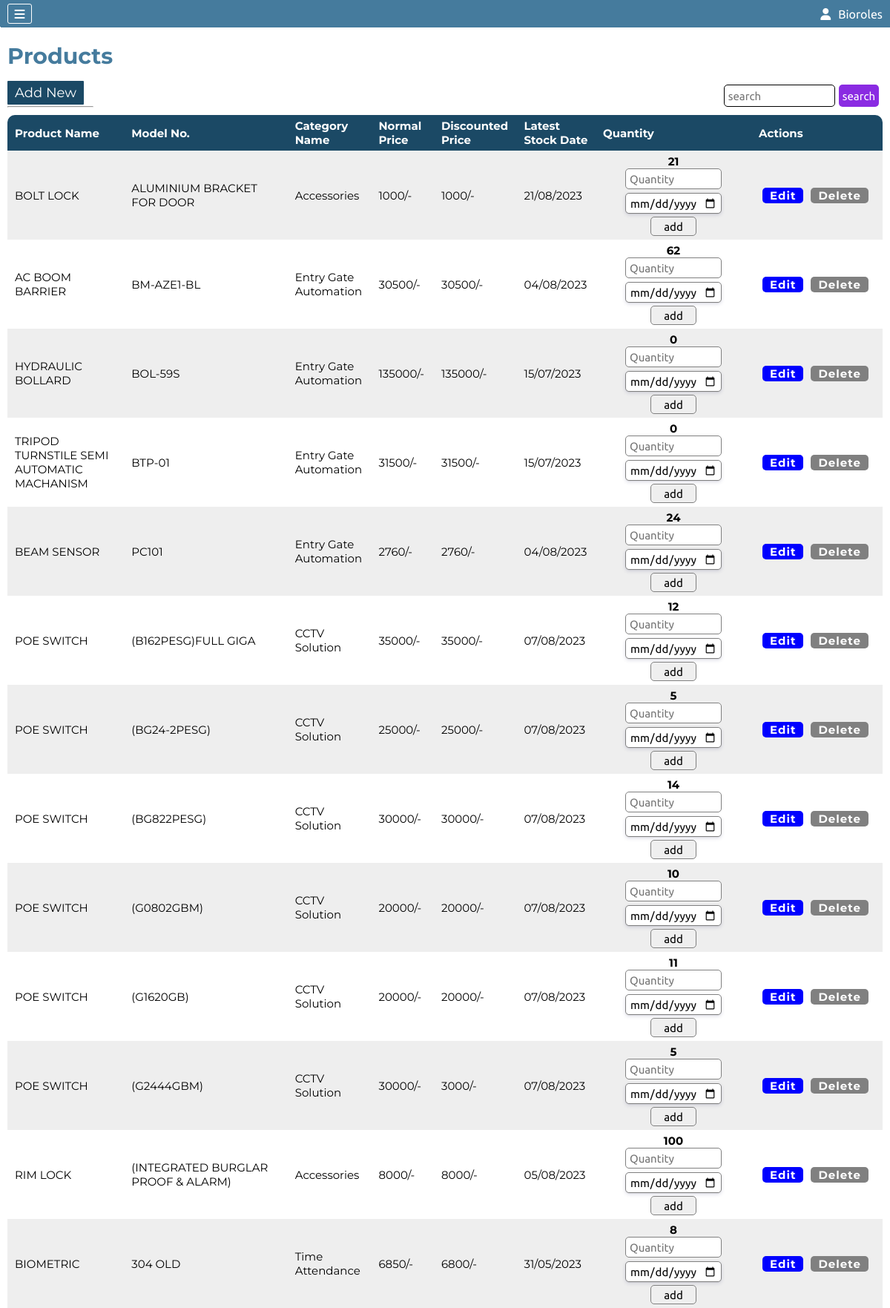
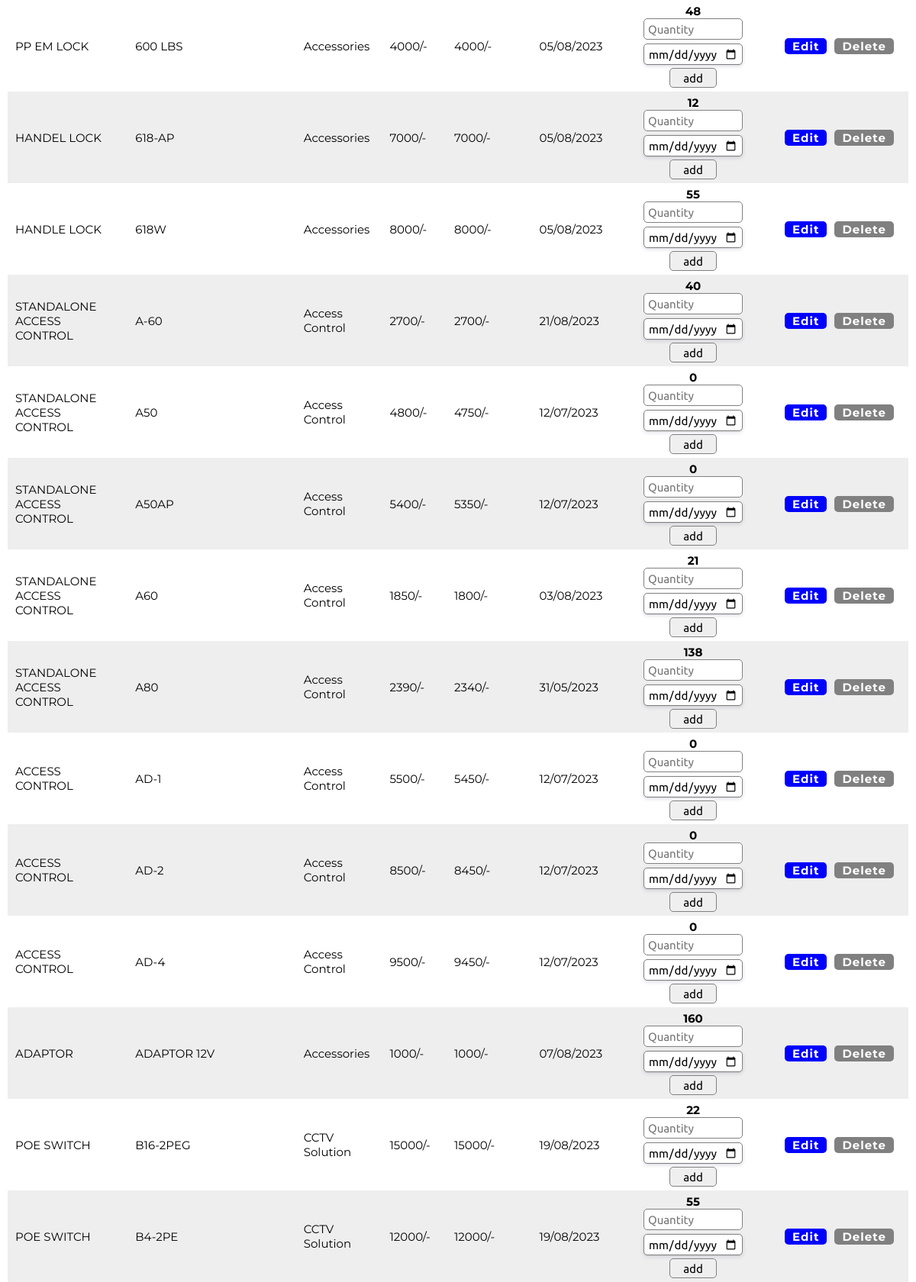
The app's page /product.php (signed in, upper part) with its own data (2 pictures, top to bottom).
### tables this page shows
CREATE TABLE `company` (
  `Company_Id` int(11) NOT NULL AUTO_INCREMENT,
  `userId` int(11) NOT NULL DEFAULT 0,
  `Admin_Type` int(11) NOT NULL DEFAULT 2,
  `Active_Status` int(11) NOT NULL DEFAULT 1,
  `Approvel` int(11) DEFAULT 0,
  `Company_Code` int(11) NOT NULL,
  `Company_Name` varchar(500) NOT NULL,
  `Company_Phone` varchar(100) NOT NULL DEFAULT '',
  `Company_Email` varchar(50) NOT NULL DEFAULT '',
  `Company_Address` varchar(500) NOT NULL,
  `Company_Username` varchar(500) NOT NULL,
  `Company_Password` varchar(100) NOT NULL,
  `Company_GST` varchar(25) DEFAULT '',
  `Company_PAN` varchar(15) DEFAULT '',
  `Company_TAN` varchar(15) DEFAULT '',
  `Company_Licence` varchar(15) DEFAULT '',
  `Company_Registration` varchar(25) DEFAULT '',
  PRIMARY KEY (`Company_Id`),
  UNIQUE KEY `Company_Username` (`Company_Username`)
);

CREATE TABLE `product` (
  `Product_Id` int(11) NOT NULL AUTO_INCREMENT,
  `Product_Name` varchar(50) NOT NULL,
  `Product_Modal_No` varchar(100) NOT NULL,
  `Product_Img` varchar(100) NOT NULL,
  `Normal_Price` int(11) NOT NULL,
  `Discounted_Price` int(11) NOT NULL,
  `Quantity` int(11) NOT NULL,
  `Latest_Stock_Date` date NOT NULL DEFAULT current_timestamp(),
  `P_Category_Id` int(11) NOT NULL,
  PRIMARY KEY (`Product_Id`)
);

CREATE TABLE `pro_category` (
  `P_Category_Id` int(11) NOT NULL AUTO_INCREMENT,
  `P_Category_Name` varchar(100) NOT NULL,
  `P_Category_Image` varchar(100) NOT NULL,
  PRIMARY KEY (`P_Category_Id`)
);

### product.php (the view, shortened to what this page needs)
<?php include "conn.php" ?>
<?php include "./components/header.php" ?>
<?php
$date=date("Y-m-d");
?>
<section class="machinePage">
    <h2>Products</h2>
    <div class="crudBtn">
        <div class="add">
            <a href="addProductForm.php">Add New</a>
            <hr class="hrline">
        </div>
        <div class="search">
            <form action="" method="post">
                <input type="text" name="search" value="<?php echo isset($_POST['search'])?$_POST['search']:"" ?>" placeholder="search">
                <input type="submit" value="search">
            </form>
        </div>
    </div>
    <div class="machineContainer">
        <table>
            <thead>
                <tr>
                    <th>Product Name</th>
                    <th>Model No.</th>
                    <th>Category Name</th>
                    <th>Normal Price</th>
                    <th>Discounted Price</th>
                    <th>Latest Stock Date</th>
                    <th>Quantity</th>
                    <th>Actions</th>
                </tr>
            </thead>
            <tbody>
                <?php
                if(isset($_POST['search'])){
                    $search=$_POST['search'];
                    $sql="select * from product join pro_category on product.`P_Category_Id`=pro_category.`P_Category_Id` where `Product_Name` like '%$search%' or `Product_Modal_No` like '%$search%' order by `Product_Modal_No`";
                }else{
                    $sql="select * from product join pro_category on product.`P_Category_Id`=pro_category.`P_Category_Id` order by `Product_Modal_No`";
                }
                $result=mysqli_query($conn,$sql);
                if(mysqli_num_rows($result)>0){
                    while($row=mysqli_fetch_assoc($result)){
                ?>
                <tr>
                    <td><?php echo $row['Product_Name'] ?></td>
                    <td><?php echo $row['Product_Modal_No'] ?></td>
                    <td><?php echo $row['P_Category_Name'] ?></td>
                    <td><?php echo $row['Normal_Price'] ?>/-</td>
                    <td><?php echo $row['Discounted_Price'] ?>/-</td>
                    <td><?php echo implode("/",array_reverse(explode("-",$row['Latest_Stock_Date']))) ?></td>
                    <td>
                        <p><?php echo $row['Quantity'] ?></p>
                        <form action="product.php" method="post">
                            <input type="number" name="quantity" min="1" placeholder="Quantity" required>
                            <input type="date" name="newDate" id="newDate" max="<?php echo $date ?>" required>
                            <input type="submit" value="add">
                        </form>
                    </td>
                    <td><a href="updateProductForm.php?pid=<?php echo $row['Product_Id'] ?>">Edit</a><a href="product.php?dpid=<?php echo $row['Product_Id'] ?>" style="pointer-events: none;background-color: grey;">Delete</Button></a>
                </tr>
                <?php
                    }
                }else{
                ?>
                <tr>
                    <td colspan="10" style="text-align:center;font-size:20px">No Product Added</td>
                </tr>
                <?php
                }
                ?>
            </tbody>
        </table>
    </div>
</section>
<?php include "./components/footer.php" ?>

### components/header.php (shortened to what this page needs)
<?php
include "conn.php";
?>
<!DOCTYPE html>
<html lang="en">
<head>
    <link rel="stylesheet" href="./style/dashboard.css">
    <link rel="stylesheet" href="./style/buyProduct.css">
    <link rel="stylesheet" href="./style/buyProductForm.css">
    <link rel="stylesheet" href="./style/header.css">
    <link rel="stylesheet" href="./style/profile.css">
    <link rel="stylesheet" href="./style/header.css">
    <link rel="stylesheet" href="./style/company.css">
    <link rel="stylesheet" href="./style/updateCompanyForm.css">
    <link rel="stylesheet" href="./style/branch.css">
    <link rel="stylesheet" href="./style/updateBranchForm.css">
    <link rel="stylesheet" href="./style/category.css">
    <link rel="stylesheet" href="./style/addCategoryForm.css">
    <link rel="stylesheet" href="./style/updateCategoryForm.css">
    <link rel="stylesheet" href="./style/product.css">
    <link rel="stylesheet" href="./style/addProductForm.css">
    <link rel="stylesheet" href="./style/updateProductForm.css">
    <link rel="stylesheet" href="./style/myBranch.css">
    <link rel="stylesheet" href="./style/addMyBranchForm.css">
    <link rel="stylesheet" href="./style/updateMyBranchForm.css">
    <link rel="stylesheet" href="./style/updateMyBranchForm.css">
    <link rel="stylesheet" href="./style/PCategory.css">
    <link rel="stylesheet" href="./style/addPCategoryForm.css">
    <link rel="stylesheet" href="./style/updatePCategoryForm.css">
    <link rel="stylesheet" href="./style/orders.css">
    <link rel="stylesheet" href="./style/myOrders.css">
    <link rel="stylesheet" href="./style/cancelReason.css">
    <link rel="stylesheet" href="./style/product-category.css">
    <link rel="stylesheet" href="https://cdnjs.cloudflare.com/ajax/libs/font-awesome/6.4.0/css/all.min.css"
 />
</head>
<body>
    <header class="headerContainer">
        <div class="hamburger">
            <i class="fa-solid fa-bars"></i>
        </div>
        <?php
        if (isset($_SESSION['Company_Id'])) {
            $hcid = $_SESSION['Company_Id'];
            $hcSql = "select `Company_Name`,`Admin_Type` from company where `Company_Id`=$hcid";
            $hcResult = mysqli_query($conn, $hcSql);
            $hcRow = mysqli_fetch_assoc($hcResult);
        } elseif (isset($_SESSION['User_Id'])) {
            $huid = $_SESSION['User_Id'];
            $huSql = "select `Username`,`User_Permission` from users where `User_Id`=$huid";
            $huResult = mysqli_query($conn, $huSql);
            $huRow = mysqli_fetch_assoc($huResult);
        }
        ?>
        <div class="helloCompany" id="helloCompany">
            <i class="fa-solid fa-user"></i>
            <div>
                <?php echo isset($hcRow['Company_Name']) ? $hcRow['Company_Name'] : $huRow['Username'] ?>
            </div>
        </div>
    </header>
    <section class="mainContainer">

### style/dashboard.css (style rules this page uses)
form select,form input { font-family: 'Ubuntu', sans-serif; outline: none; border: 1px solid black; border-radius: 5px; padding: 3px 5px; font-size: 15px; }

### style/buyProduct.css (style rules this page uses)
body { background: #e7e6e6; }

### style/header.css (style rules this page uses)
* { margin: 0; padding: 0; box-sizing: border-box; }
.headerContainer { display: flex; justify-content: space-between; background-color: #457b9d ; padding: 5px 10px; font-family: 'Ubuntu', sans-serif; }
.headerContainer .hamburger { display: flex; justify-content: space-evenly; align-items: center; padding: 2px; border: 1px solid rgb(255, 255, 255); width: 33px; height: 27px; border-radius: 3px; transition-duration: 0.2s; }
.headerContainer .helloCompany { display: flex; justify-content: space-evenly; align-items: center; width: fit-content; cursor: pointer; transition-duration: 0.2s; color: white; }
.headerContainer .helloCompany div { margin-left: 10px; }
.mainContainer { display: flex; }
i.fa-solid.fa-bars { color: white; }
i.fa-solid.fa-user { margin-left: -3px; }

### style/company.css (style rules this page uses)
body { background: #e7e6e6; }
table td a { position: relative; margin: 0px 5px; background-color: blue; color: white; padding: 1px 10px; font-weight: bold; letter-spacing: 1px; text-decoration: none; border-radius: 5px; }
table { border-collapse: collapse; border-spacing: 0; border-radius: 12px 12px 0px 0px; box-shadow: 0 12px 5pxrgba(32, 32, 32, .3); }
th { border-spacing: none; background: #1b4965; color: white; border-radius: none; }
tr:nth-child(odd) { background-color: #eeeeee }

### style/updateCompanyForm.css (style rules this page uses)
body { background: #e7e6e6; }

### style/branch.css (style rules this page uses)
body { background: #e7e6e6; }

### style/category.css (style rules this page uses)
body { background: #e7e6e6; }

### style/addCategoryForm.css (style rules this page uses)
body { background: #e7e6e6; }

### style/updateCategoryForm.css (style rules this page uses)
body { background: #e7e6e6; }

### style/product.css (style rules this page uses)
body { background: #e7e6e6; }
.machinePage { font-family: 'Montserrat', sans-serif; width: 100%; min-height: 750px; padding: 10px; }
.machinePage h2 { font-size: 30px; margin: 10px 0px; color: #457b9d; font-weight: 700; }
.machinePage .crudBtn { display: flex; justify-content: space-between; padding: 10px 0px; }
.machinePage .crudBtn .add a { padding: 5px 10px; color: white; border: 0; border-radius: 1px; font-size: 18px; text-decoration: none; transition-duration: 0.2s; background: #1b4965; }
.machinePage .crudBtn .search form { display: flex; }
.machinePage .crudBtn .search form input { margin-right: 5px; height: 30px; }
.machinePage .crudBtn .search form input[Type=text] { width: 150px; }
.machinePage .crudBtn .search form input[Type=submit] { color: white; background-color: blueviolet; border: none; }
.machinePage .machineContainer { background-color: white; border-radius: 10px; overflow: auto; }
.machinePage .machineContainer table { width: 100%; padding: 10px; }
.machinePage .machineContainer table th { text-align: left; font-size: 15px; padding: 5px 10px; }
.machinePage .machineContainer table td { font-size: 15px; padding: 5px 10px; }
.machinePage .machineContainer table td form { display: flex; align-items: center; flex-direction: column; }
.machinePage .machineContainer table td p { text-align: center; font-weight: bold; }
.machinePage .machineContainer table td form input { padding: 2px 5px; font-size: 15px; outline: none; border: 1px solid grey; border-radius: 5px; width: 130px; height: 28px; }
.machinePage .machineContainer table td a { margin: 0px 5px; }
.machinePage .machineContainer table td:last-child,.categoryPage .machineContainer table th:last-child { text-align: left; width: 15%; }
.machinePage .machineContainer table thead :nth-child(7) { width: 210px; }
.machinePage .machineContainer table td form input[type="submit"] { height: 26px; width: 62px; margin-top: -1px; }

### style/addProductForm.css (style rules this page uses)
body { background: #ffffff; }

### style/myBranch.css (style rules this page uses)
body { background: #e7e6e6; }
hr.hrline { width: 116px; height: 0; margin-top: 7px; }

### style/addMyBranchForm.css (style rules this page uses)
body { background: #e7e6e6; }

### style/updateMyBranchForm.css (style rules this page uses)
body { background: #e7e6e6; }

### style/PCategory.css (style rules this page uses)
body { background: #e7e6e6; }

### style/addPCategoryForm.css (style rules this page uses)
body { background: #e7e6e6; }

### style/orders.css (style rules this page uses)
input[type="submit"] { height: 40px; }
input[type="date"] { margin: 5px 0px; height: 40px; border: none; outline: none; box-shadow: rgba(50, 50, 105, 0.15) 0px 2px 5px 0px, rgba(0, 0, 0, 0.05) 0px 1px 1px 0px; }

### style/myOrders.css (style rules this page uses)
body { background: #e7e6e6; }

### style/product-category.css (style rules this page uses)
body { background: #ffffff; }

### records on screen
company: Company_Name "Bioroles"
product: Product_Name "BOLT LOCK", Product_Modal_No "ALUMINIUM BRACKET FOR DOOR", P_Category_Id.P_Category_Name "Accessories", Normal_Price "1000", Discounted_Price "1000", Latest_Stock_Date "21/08/2023", Quantity "21"
product: Product_Name "AC BOOM BARRIER", Product_Modal_No "BM-AZE1-BL", P_Category_Id.P_Category_Name "Entry Gate Automation", Normal_Price "30500", Discounted_Price "30500", Latest_Stock_Date "04/08/2023", Quantity "62"
product: Product_Name "HYDRAULIC BOLLARD", Product_Modal_No "BOL-59S", P_Category_Id.P_Category_Name "Entry Gate Automation", Normal_Price "135000", Discounted_Price "135000", Latest_Stock_Date "15/07/2023", Quantity "0"
product: Product_Name "TRIPOD TURNSTILE SEMI AUTOMATIC MACHANISM", Product_Modal_No "BTP-01", P_Category_Id.P_Category_Name "Entry Gate Automation", Normal_Price "31500", Discounted_Price "31500", Latest_Stock_Date "15/07/2023", Quantity "0"
product: Product_Name "BEAM SENSOR", Product_Modal_No "PC101", P_Category_Id.P_Category_Name "Entry Gate Automation", Normal_Price "2760", Discounted_Price "2760", Latest_Stock_Date "04/08/2023", Quantity "24"
product: Product_Name "POE SWITCH", Product_Modal_No "(B162PESG)FULL GIGA", P_Category_Id.P_Category_Name "CCTV Solution", Normal_Price "35000", Discounted_Price "35000", Latest_Stock_Date "07/08/2023", Quantity "12"
product: Product_Name "POE SWITCH", Product_Modal_No "(BG24-2PESG)", P_Category_Id.P_Category_Name "CCTV Solution", Normal_Price "25000", Discounted_Price "25000", Latest_Stock_Date "07/08/2023", Quantity "5"
product: Product_Name "POE SWITCH", Product_Modal_No "(BG822PESG)", P_Category_Id.P_Category_Name "CCTV Solution", Normal_Price "30000", Discounted_Price "30000", Latest_Stock_Date "07/08/2023", Quantity "14"
product: Product_Name "POE SWITCH", Product_Modal_No "(G0802GBM)", P_Category_Id.P_Category_Name "CCTV Solution", Normal_Price "20000", Discounted_Price "20000", Latest_Stock_Date "07/08/2023", Quantity "10"
product: Product_Name "POE SWITCH", Product_Modal_No "(G1620GB)", P_Category_Id.P_Category_Name "CCTV Solution", Normal_Price "20000", Discounted_Price "20000", Latest_Stock_Date "07/08/2023", Quantity "11"
product: Product_Name "POE SWITCH", Product_Modal_No "(G2444GBM)", P_Category_Id.P_Category_Name "CCTV Solution", Normal_Price "30000", Discounted_Price "3000", Latest_Stock_Date "07/08/2023", Quantity "5"
product: Product_Name "RIM LOCK", Product_Modal_No "(INTEGRATED BURGLAR PROOF & ALARM)", P_Category_Id.P_Category_Name "Accessories", Normal_Price "8000", Discounted_Price "8000", Latest_Stock_Date "05/08/2023", Quantity "100"
product: Product_Name "BIOMETRIC", Product_Modal_No "304 OLD", P_Category_Id.P_Category_Name "Time Attendance", Normal_Price "6850", Discounted_Price "6800", Latest_Stock_Date "31/05/2023", Quantity "8"
product: Product_Name "PP EM LOCK", Product_Modal_No "600 LBS", P_Category_Id.P_Category_Name "Accessories", Normal_Price "4000", Discounted_Price "4000", Latest_Stock_Date "05/08/2023", Quantity "48"
product: Product_Name "HANDEL LOCK", Product_Modal_No "618-AP", P_Category_Id.P_Category_Name "Accessories", Normal_Price "7000", Discounted_Price "7000", Latest_Stock_Date "05/08/2023", Quantity "12"
product: Product_Name "HANDLE LOCK", Product_Modal_No "618W", P_Category_Id.P_Category_Name "Accessories", Normal_Price "8000", Discounted_Price "8000", Latest_Stock_Date "05/08/2023", Quantity "55"
product: Product_Name "STANDALONE ACCESS CONTROL", Product_Modal_No "A-60", P_Category_Id.P_Category_Name "Access Control", Normal_Price "2700", Discounted_Price "2700", Latest_Stock_Date "21/08/2023", Quantity "40"
product: Product_Name "STANDALONE ACCESS CONTROL", Product_Modal_No "A50", P_Category_Id.P_Category_Name "Access Control", Normal_Price "4800", Discounted_Price "4750", Latest_Stock_Date "12/07/2023", Quantity "0"
product: Product_Name "STANDALONE ACCESS CONTROL", Product_Modal_No "A50AP", P_Category_Id.P_Category_Name "Access Control", Normal_Price "5400", Discounted_Price "5350", Latest_Stock_Date "12/07/2023", Quantity "0"
product: Product_Name "STANDALONE ACCESS CONTROL", Product_Modal_No "A60", P_Category_Id.P_Category_Name "Access Control", Normal_Price "1850", Discounted_Price "1800", Latest_Stock_Date "03/08/2023", Quantity "21"
product: Product_Name "STANDALONE ACCESS CONTROL", Product_Modal_No "A80", P_Category_Id.P_Category_Name "Access Control", Normal_Price "2390", Discounted_Price "2340", Latest_Stock_Date "31/05/2023", Quantity "138"
product: Product_Name "ACCESS CONTROL", Product_Modal_No "AD-1", P_Category_Id.P_Category_Name "Access Control", Normal_Price "5500", Discounted_Price "5450", Latest_Stock_Date "12/07/2023", Quantity "0"
product: Product_Name "ACCESS CONTROL", Product_Modal_No "AD-2", P_Category_Id.P_Category_Name "Access Control", Normal_Price "8500", Discounted_Price "8450", Latest_Stock_Date "12/07/2023", Quantity "0"
product: Product_Name "ACCESS CONTROL", Product_Modal_No "AD-4", P_Category_Id.P_Category_Name "Access Control", Normal_Price "9500", Discounted_Price "9450", Latest_Stock_Date "12/07/2023", Quantity "0"
product: Product_Name "ADAPTOR", Product_Modal_No "ADAPTOR 12V", P_Category_Id.P_Category_Name "Accessories", Normal_Price "1000", Discounted_Price "1000", Latest_Stock_Date "07/08/2023", Quantity "160"
product: Product_Name "POE SWITCH", Product_Modal_No "B16-2PEG", P_Category_Id.P_Category_Name "CCTV Solution", Normal_Price "15000", Discounted_Price "15000", Latest_Stock_Date "19/08/2023", Quantity "22"
product: Product_Name "POE SWITCH", Product_Modal_No "B4-2PE", P_Category_Id.P_Category_Name "CCTV Solution", Normal_Price "12000", Discounted_Price "12000", Latest_Stock_Date "19/08/2023", Quantity "55"
